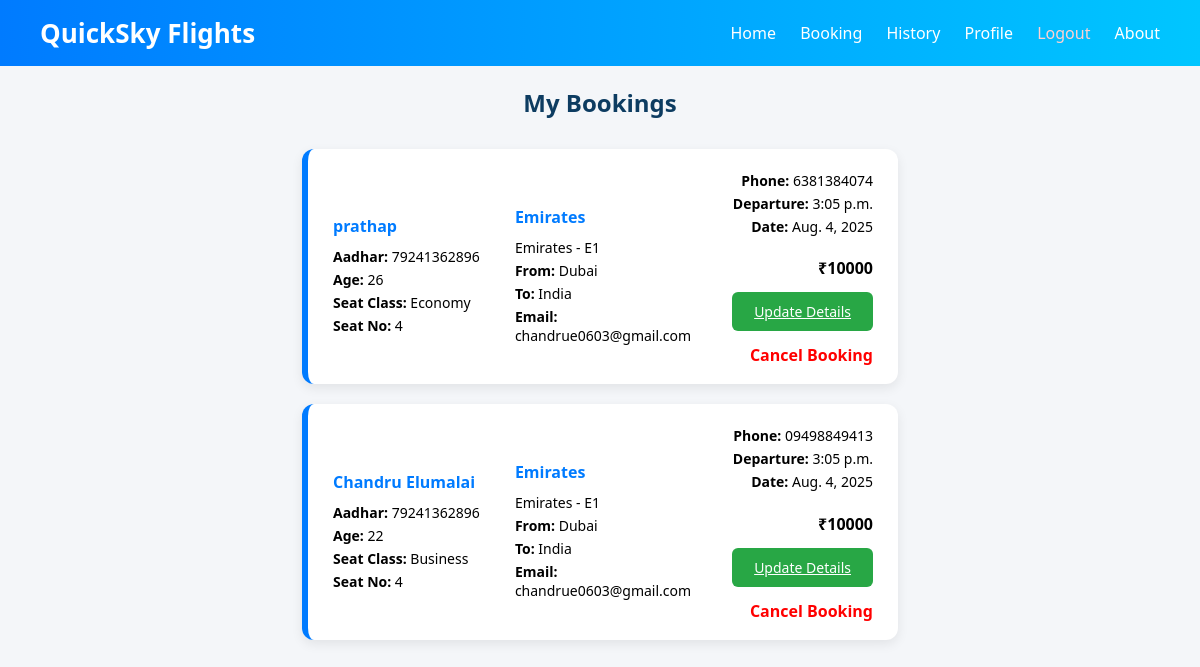
/mybookings/ (signed in), run on the app's committed database.
### base/models.py (models this page shows, shortened)
class Booking(models.Model):
    user=models.ForeignKey(User, on_delete=models.CASCADE)
    flight=models.ForeignKey(Flight, on_delete=models.CASCADE)
    passenger_name=models.CharField(max_length=100)
    email=models.EmailField()
    phone=models.CharField(max_length=15)
    aadhar_number=models.CharField(max_length=12)
    age=models.IntegerField()
    seat_class=models.CharField(max_length=20)
    seat_number=models.CharField(max_length=10)

class Flight(models.Model):
    airline=models.CharField(max_length=100)
    flight_no=models.CharField(max_length=10)
    origin=models.CharField(max_length=100)
    destination=models.CharField(max_length=100)
    departure_time=models.TimeField()
    departure_date=models.DateField()
    price=models.IntegerField()

### base/views.py (the view)
# urls.py: path("mybookings/", mybookings, name="mybookings"),
@login_required(login_url='/admin/login/')
def mybookings(request):
    bookings = Booking.objects.filter(user=request.user)
    return render(request, "mybookings.html", {"bookings": bookings})

### base/templates/mybookings.html
{% extends "main.html" %}
{% block content %}
<h2 align="center">My Bookings</h2>
{% for b in bookings %}
<div class="flight-card booking-card">
    <div class="booking-left">
        <h4>{{ b.passenger_name }}</h4>
        <p><b>Aadhar:</b> {{ b.aadhar_number }}</p>
        <p><b>Age:</b> {{ b.age }}</p>
        <p><b>Seat Class:</b> {{ b.seat_class }}</p>
        <p><b>Seat No:</b> {{ b.seat_number }}</p>
    </div>
    <div class="booking-middle">
        <h4>{{ b.flight.airline }}</h4>
        <p>{{ b.flight.airline }} - {{ b.flight.flight_no }}</p>
        <p><b>From:</b> {{ b.flight.origin }}</p>
        <p><b>To:</b> {{ b.flight.destination }}</p>
        <p><b>Email:</b> {{ b.email }}</p>
    </div>
    <div class="booking-right">
        <p><b>Phone:</b> {{ b.phone }}</p>
        <p><b>Departure:</b> {{ b.flight.departure_time }}</p>
        <p><b>Date:</b> {{ b.flight.departure_date }}</p>
        <h4>₹{{ b.flight.price }}</h4>
        <a href="{% url 'update_booking' b.id %}" class="book-now-btn">Update Details</a><br><br>
        <a href="{% url 'cancel_booking' b.id %}" class="cancel-btn">Cancel Booking</a>
    </div>
</div>
{% empty %}
<p align="center">No bookings yet</p>
{% endfor %}
{% endblock %}

### static/style.css (style rules this page uses)
body { margin: 0; font-family: 'Segoe UI', sans-serif; background: #f4f6f9; }
h2 { font-size: 24px; color: #0d3c61; margin-bottom: 30px; }
.flight-card { background: #ffffff; width: 45%; margin: 20px auto; padding: 18px 25px; border-radius: 12px; display: flex; justify-content: space-between; align-items: center; box-shadow: 0px 4px 12px rgba(0,0,0,0.08); border-left: 6px solid #007bff; }
.book-now-btn { background: #28a745; color: white; border: none; padding: 10px 22px; border-radius: 6px; font-size: 14px; cursor: pointer; }
.booking-card { display: flex; gap: 30px; align-items: center; flex-wrap: wrap; }
.booking-left, .booking-middle, .booking-right { flex: 1; }
.booking-left h4, .booking-middle h4 { color: #007bff; margin-bottom: 10px; }
.booking-left p, .booking-middle p, .booking-right p { margin: 4px 0; font-size: 14px; }
.booking-right { text-align: right; }
.cancel-btn { color: red; font-weight: bold; text-decoration: none; }

### data on the page
Booking: passenger_name "prathap", aadhar_number "79241362896", age "26", seat_class "Economy", seat_number "4", flight.airline "Emirates", flight.flight_no "E1", flight.origin "Dubai", flight.destination "India", email "chandrue0603@gmail.com", phone "6381384074", flight.departure_time "3:05 p.m.", flight.departure_date "Aug. 4, 2025", flight.price "10000"
Booking: passenger_name "Chandru Elumalai", aadhar_number "79241362896", age "22", seat_class "Business", seat_number "4", flight.airline "Emirates", flight.flight_no "E1", flight.origin "Dubai", flight.destination "India", email "chandrue0603@gmail.com", phone "09498849413", flight.departure_time "3:05 p.m.", flight.departure_date "Aug. 4, 2025", flight.price "10000"
